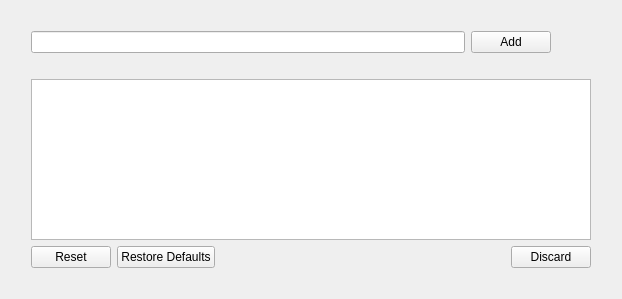
       <widget class="QWidget" name="page_4">
        <property name="geometry">
         <rect>
          <x>0</x>
          <y>0</y>
          <width>622</width>
          <height>299</height>
         </rect>
        </property>
        <attribute name="label">
         <string>File Matching Expressions</string>
        </attribute>
        <layout class="QHBoxLayout" name="horizontalLayout_10">
         <item>
          <layout class="QHBoxLayout" name="horizontalLayout_3">
           <item>
            <layout class="QVBoxLayout" name="verticalLayout_6">
             <property name="margin">
              <number>10</number>
             </property>
             <item>
              <layout class="QHBoxLayout" name="horizontalLayout">
               <property name="margin">
                <number>10</number>
               </property>
               <item>
                <widget class="QLineEdit" name="edtRegExp"/>
               </item>
               <item>
                <widget class="QPushButton" name="pushButton">
                 <property name="text">
                  <string>Add</string>
                 </property>
                </widget>
               </item>
               <item>
                <spacer name="horizontalSpacer_2">
                 <property name="orientation">
                  <enum>Qt::Horizontal</enum>
                 </property>
                 <property name="sizeType">
                  <enum>QSizePolicy::Fixed</enum>
                 </property>
                 <property name="sizeHint" stdset="0">
                  <size>
                   <width>40</width>
                   <height>20</height>
                  </size>
                 </property>
                </spacer>
               </item>
              </layout>
             </item>
             <item>
              <layout class="QVBoxLayout" name="verticalLayout_7">
               <property name="margin">
                <number>10</number>
               </property>
               <item>
                <widget class="QListView" name="lstRegExp">
                 <property name="alternatingRowColors">
                  <bool>true</bool>
                 </property>
                 <property name="selectionMode">
                  <enum>QAbstractItemView::ExtendedSelection</enum>
                 </property>
                 <property name="selectionRectVisible">
                  <bool>true</bool>
                 </property>
                </widget>
               </item>
               <item>
                <widget class="QDialogButtonBox" name="buttonBox_3">
                 <property name="orientation">
                  <enum>Qt::Horizontal</enum>
                 </property>
                 <property name="standardButtons">
                  <set>QDialogButtonBox::Discard|QDialogButtonBox::Reset|QDialogButtonBox::RestoreDefaults</set>
                 </property>
                 <property name="centerButtons">
                  <bool>false</bool>
                 </property>
                </widget>
               </item>
              </layout>
             </item>
            </layout>
           </item>
          </layout>
         </item>
        </layout>
       </widget>
